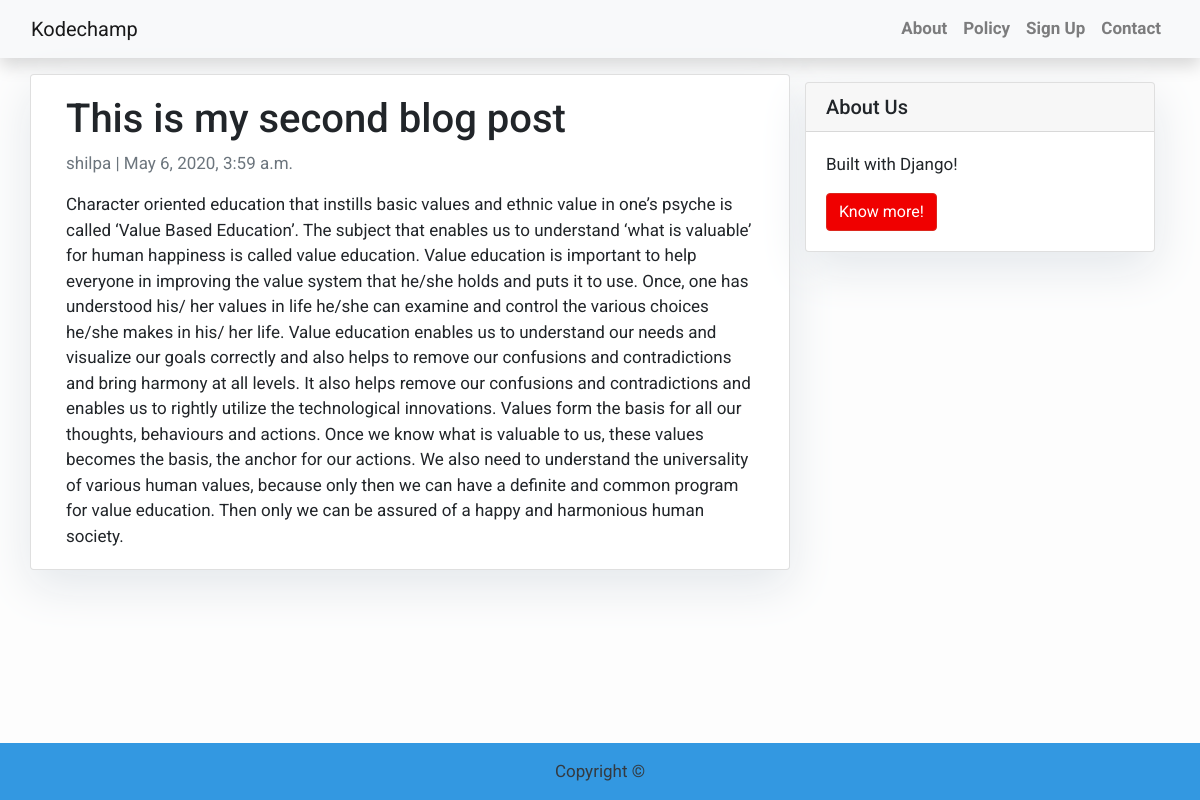
/my-second-blog-post, run on the app's committed database.
### blog/models.py (models this page shows, shortened)
class Post(models.Model):
    title=models.CharField(max_length=200,unique=True)
    slug=models.SlugField(max_length=200,unique=True)
    author=models.ForeignKey(User,on_delete=models.CASCADE,related_name='blog_posts')
    updated_on=models.DateTimeField(auto_now=True)
    content=models.TextField()
    created_on=models.DateTimeField(auto_now_add=True)
    status=models.IntegerField(choices=STATUS,default=0)
    class Meta:
        ordering=['-created_on']

### blog/views.py (the view)
# urls.py: path('<slug:slug>', views.PostDetail.as_view(), name='post_detail'),
class PostDetail(generic.DetailView):
    model = Post
    template_name = 'blog/post_detail.html'  # detail about each blog post will be on post_detail.html

### blog/templates/blog/post_detail.html
{% extends 'blog/base.html' %}
{% block content %}
<div class="container">
    <div class="row">
        <div class="col-md-8 card mb-4 mt-3 left top">
            <div class="card-body">
                <h1>{% block title %} {{ object.title }} {% endblock title %}</h1>
                <p class="text-muted"> {{ post.author }} | {{ post.created_on }} </p>
                <p class="card-text"> {{ object.content }}</p>
            </div>
        </div>
        {% block sidebar %} {% include 'blog/sidebar.html' %} {% endblock sidebar %}
    </div>
</div>
{% endblock content %}

### blog/templates/blog/base.html (style rules this page uses)
body { font-family: "Roboto", sans-serif; font-size: 17px; background-color: #fdfdfd; }

### blog/templates/blog/sidebar.html (style rules this page uses)
.card { box-shadow: 0 16px 48px #E3E7EB; }

### data on the page
Post: title "This is my second blog post", author "shilpa", created_on "May 6, 2020, 3:59 a.m.", content "Character oriented education that instills basic values and ethnic value in one’s psyche is called ‘Value Based Education’. The subject that enables us to understand ‘what is valuable’ for human happiness is called value education. Value education is important to help everyone in improving the value system that he/she holds and puts it to use. Once, one has understood his/ her values in life he/she can examine and control the various choices he/she makes in his/ her life. Value education enables us to understand our needs and visualize our goals correctly and also helps to remove our confusions and contradictions and bring harmony at all levels. It also helps remove our confusions and…"
